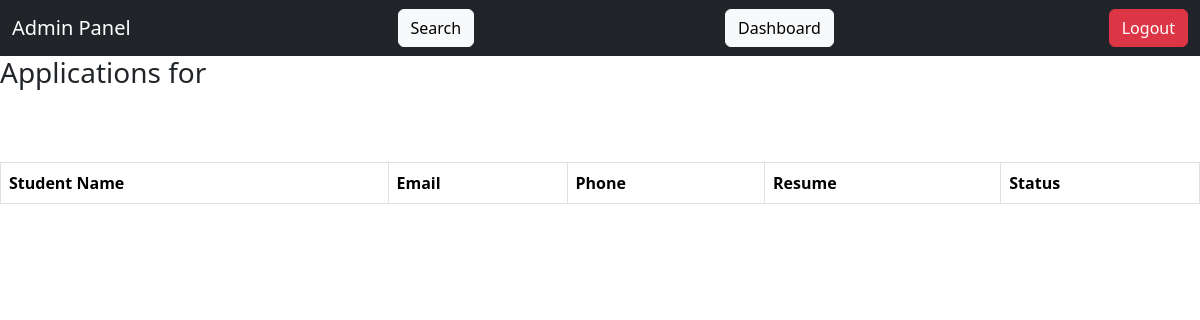
Page /admin/view_application/5 (signed in) on the earlier database version.
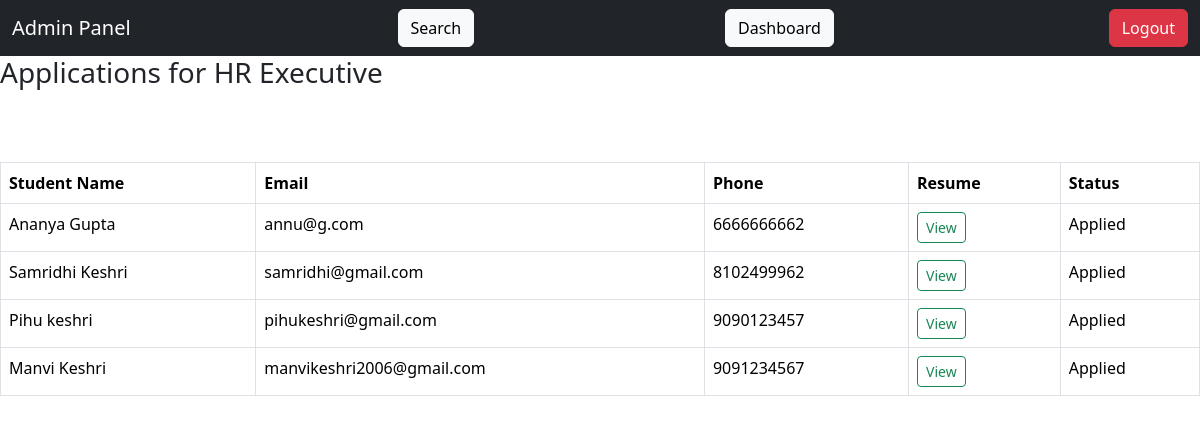
Same page on the later database version.
### application/model.py (models this page shows)
class Job(db.Model):
    __tablename__ = "jobs"
    id = db.Column(db.Integer, primary_key=True)
    company_id = db.Column(db.Integer, db.ForeignKey("company.id"), nullable=False)
    salary=db.Column(db.Integer)
    title = db.Column(db.String(150))
    description = db.Column(db.Text)
    eligibility = db.Column(db.String(200))
    deadline = db.Column(db.DateTime)
    status = db.Column(db.String(20), default='Pending')
    is_approved = db.Column(db.Boolean, default=False)
    is_rejected = db.Column(db.Boolean, default=False)
    is_closed = db.Column(db.Boolean, default=False)
    company = db.relationship('Company', backref='jobs')
    applications = db.relationship("Application", backref="job")
    placements = db.relationship("Placement", backref="job")

class Application(db.Model):
    __tablename__ = "applications"
    id = db.Column(db.Integer, primary_key=True)
    job_id = db.Column(db.Integer, db.ForeignKey("jobs.id"))
    student_id = db.Column(db.Integer, db.ForeignKey("student.id"))
    status = db.Column(db.String(50), default="Applied")
    applied_at = db.Column(db.DateTime, default=datetime.utcnow)

class Student(db.Model):
    id = db.Column(db.Integer, primary_key=True)
    name = db.Column(db.String(100))
    email = db.Column(db.String(100), unique=True)
    password = db.Column(db.String(100))
    phone = db.Column(db.String(15))
    resume = db.Column(db.String(200))
    is_active = db.Column(db.Boolean, default=True)
    is_blacklisted = db.Column(db.Boolean, default=False)
    created_at = db.Column(db.DateTime, default=datetime.utcnow)
    applications = db.relationship("Application", backref="student")

### application/routes.py (the view)
@app.route("/admin/view_application/<int:drive_id>")
def view_applications(drive_id):
    if session.get("role") != "admin":
        return "Unauthorized"
    drive = Job.query.get(drive_id)
    applications = Application.query.filter_by(job_id=drive_id).all()
    return render_template(
        "admin/view_application.html",
        applications=applications,
        drive=drive
    )

### templates/admin/view_application.html (shortened to what this page needs)
<!DOCTYPE html>
<html lang="en">
<head>
    <link href="https://cdn.jsdelivr.net/npm/bootstrap@5.3.8/dist/css/bootstrap.min.css" rel="stylesheet">
</head>
<body class="  mb-0">
    <nav class="navbar bg-dark navbar-expand-lg  mb-0">
    <div class="container-fluid">
        <a class="navbar-brand text-white">Admin Panel</a>
        <form class="d-flex" action="/admin/search" method="GET">
            <button class="btn btn-light">Search</button>
        </form>
        <a href="/admin/dashboard" class="btn btn-light me-2">Dashboard</a>
        <a href="/logout" class="btn btn-danger ms-3">Logout</a>
    </div>
</nav>
    <h3>Applications for {{ drive.title }}</h3>
    <br>
    <br>
    <table class="table table-bordered mt-3">
        <thead>
            <tr>
                <th>Student Name</th>
                <th>Email</th>
                <th>Phone</th>
                <th>Resume</th>
                <th>Status</th>
            </tr>
        </thead>
        <tbody>
            {% for app in applications %}
            <tr>
                <td>{{ app.student.name }}</td>
                <td>{{ app.student.email }}</td>
                <td>{{ app.student.phone }}</td>
                <td>
                    {% if app.student.resume %}
        <a href="{{ url_for('static', filename=app.student.resume) }}"
           target="_blank"
           class="btn btn-sm btn-outline-success">
           View
        </a>
    {% else %}
        <span class="text-danger">Not Uploaded</span>
    {% endif %}
                </td>
                <td>{{ app.status }}</td>
            </tr>
            {% endfor %}
        </tbody>
    </table>
</body>
</html>

Differences in the rows shown:
added Job: title "HR Executive"
added Application: student.name "Ananya Gupta", student.email "annu@g.com", student.phone "6666666662", status "Applied"
added Application: student.name "Samridhi Keshri", student.email "samridhi@gmail.com", student.phone "8102499962", status "Applied"
added Application: student.name "Pihu keshri", student.email "pihukeshri@gmail.com", student.phone "9090123457", status "Applied"
added Application: student.name "Manvi Keshri", student.email "manvikeshri2006@gmail.com", student.phone "9091234567", status "Applied"
